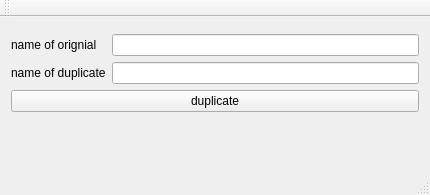
<?xml version="1.0" encoding="UTF-8"?>
<ui version="4.0">
 <class>MainWindow</class>
 <widget class="QMainWindow" name="MainWindow">
  <property name="geometry">
   <rect>
    <x>0</x>
    <y>0</y>
    <width>430</width>
    <height>195</height>
   </rect>
  </property>
  <property name="windowTitle">
   <string>MainWindow</string>
  </property>
  <widget class="QWidget" name="centralWidget">
   <layout class="QVBoxLayout" name="verticalLayout">
    <item>
     <widget class="PathSelector" name="pathSelector"/>
    </item>
    <item>
     <layout class="QGridLayout" name="gridLayout">
      <item row="0" column="0">
       <widget class="QLabel" name="label">
        <property name="text">
         <string>name of orignial</string>
        </property>
       </widget>
      </item>
      <item row="0" column="1">
       <widget class="QLineEdit" name="lineEditOriginal">
        <property name="readOnly">
         <bool>true</bool>
        </property>
       </widget>
      </item>
      <item row="1" column="0">
       <widget class="QLabel" name="label_2">
        <property name="text">
         <string>name of duplicate</string>
        </property>
       </widget>
      </item>
      <item row="1" column="1">
       <widget class="QLineEdit" name="lineEditDuplicate"/>
      </item>
     </layout>
    </item>
    <item>
     <widget class="QPushButton" name="pushButtonDuplicate">
      <property name="text">
       <string>duplicate</string>
      </property>
     </widget>
    </item>
    <item>
     <spacer name="verticalSpacer">
      <property name="orientation">
       <enum>Qt::Vertical</enum>
      </property>
      <property name="sizeHint" stdset="0">
       <size>
        <width>20</width>
        <height>69</height>
       </size>
      </property>
     </spacer>
    </item>
   </layout>
  </widget>
  <widget class="QMenuBar" name="menuBar">
   <property name="geometry">
    <rect>
     <x>0</x>
     <y>0</y>
     <width>430</width>
     <height>21</height>
    </rect>
   </property>
  </widget>
  <widget class="QToolBar" name="mainToolBar">
   <attribute name="toolBarArea">
    <enum>TopToolBarArea</enum>
   </attribute>
   <attribute name="toolBarBreak">
    <bool>false</bool>
   </attribute>
  </widget>
  <widget class="QStatusBar" name="statusBar"/>
 </widget>
 <layoutdefault spacing="6" margin="11"/>
 <customwidgets>
  <customwidget>
   <class>PathSelector</class>
   <extends>QWidget</extends>
   <header>PathSelector.h</header>
  </customwidget>
 </customwidgets>
 <resources/>
 <connections/>
</ui>
